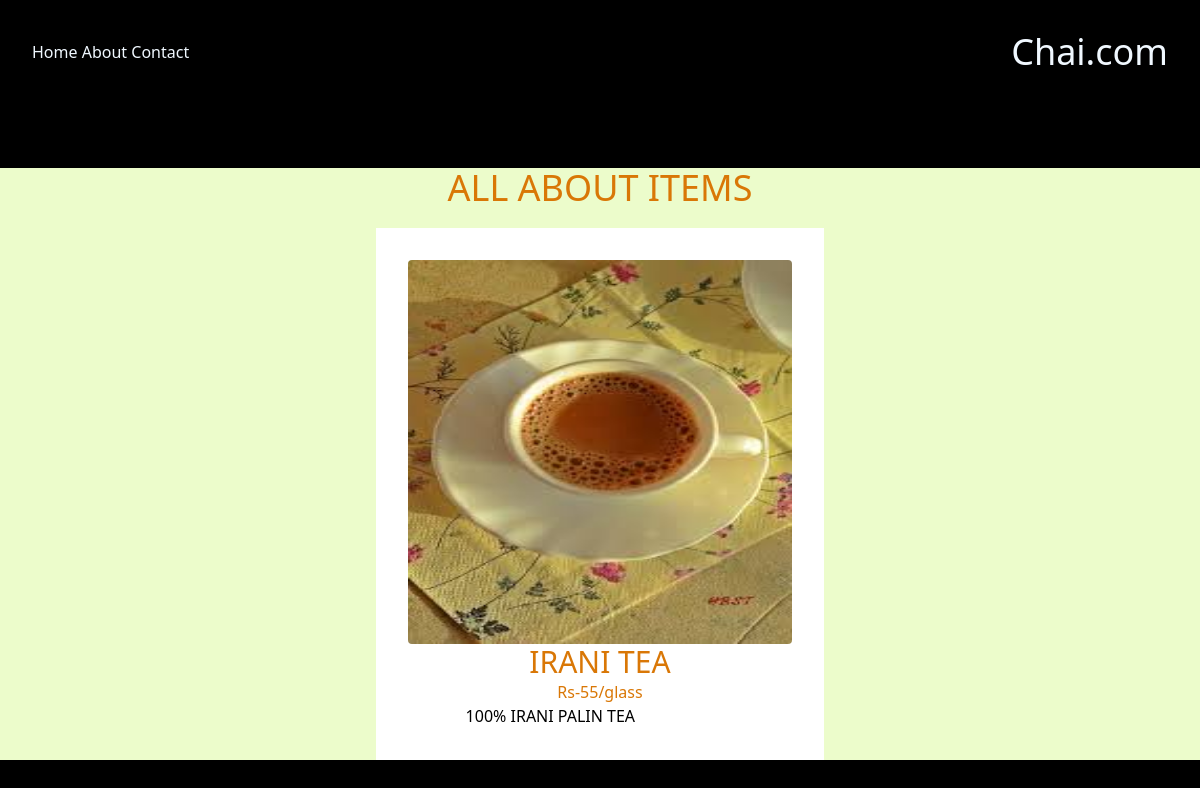
Page /chai/2/ on the committed database.
### chai/models.py (models this page shows, shortened)
class ChaiVariety(models.Model):
    CHAI_TYPE_CHOICE = [
        ('ML', 'MASALA'),
        ('GR', 'GINGER'),
        ('KL', 'KIWI'),
        ('PL', 'PLAIN'),
        ('EL', 'ELAICH'),
        ('IC', 'ICE'),
    ]
    name = models.CharField(max_length=20)
    image = models.ImageField(upload_to='chais/')
    date_added = models.DateTimeField(default=timezone.now)
    type = models.CharField(max_length=2, choices=CHAI_TYPE_CHOICE)
    description = models.TextField(default='')
    price = models.IntegerField(default=0)

### chai/views.py (the view)
# urls.py: path('<int:chai_id>/', views.chai_detail, name='chai_detail'),
def chai_detail(request, chai_id):
    chai = get_object_or_404(ChaiVariety, pk=chai_id)
    return render(request, 'chai/chai_detail.html', {'chai':chai})

### chai/templates/chai/chai_detail.html (shortened to what this page needs)
{% extends "layout.html" %}
{%   block content %}
<div class="flex flex-col items-center mt-16 bg-lime-100 h-[85vh]  ">
    <h1 class="text-4xl text-amber-600 mb-5" >ALL ABOUT ITEMS</h1>
 <div class="flex items-center flex-col bg-white p-8">
    <img class="h-96 w-96 rounded" src="{{chai.image.url}}" alt="">
<h3 class=" text-amber-600 text-3xl text-left">{{chai.name}} </h3>
<h2 class="pl-0 text-amber-600 text-left">Rs-{{chai.price}}/glass </h2>
<P class="text-black w-[70%] ">{{chai.description}} </P>
 </div>
</div>
{% endblock %}

### static/style.css (style rules this page uses)
body { background-color: black; color: aliceblue; }
h1 { text-align: center; font-size: 5vw; }
h2 { color: yellow; padding-left: 2vw; }

### rows in the picture
ChaiVariety: image (picture), name "IRANI TEA", price "55", description "100% IRANI PALIN TEA"
